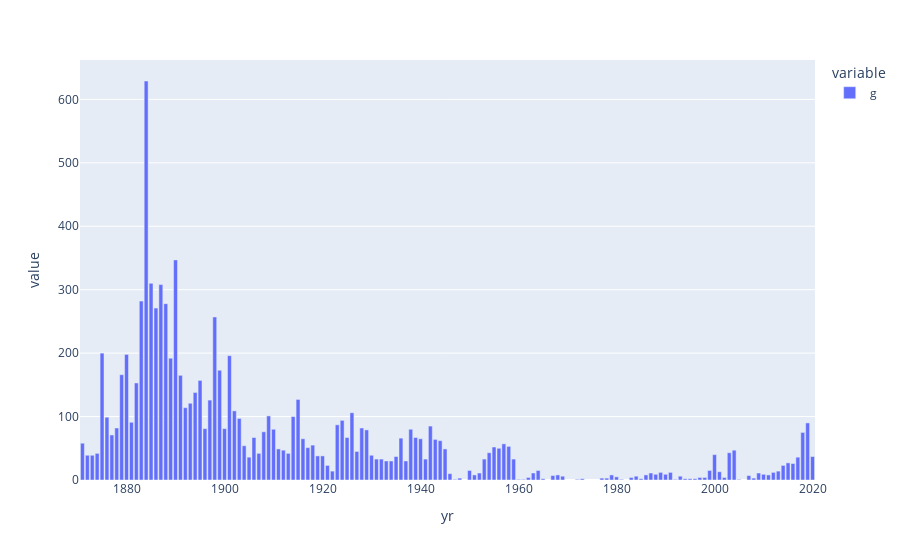

The cell this chart's notebook holds for it:
### Code cell
# What's the distribution over time?
px.bar(totals['g'])

### Figure 1 — Plotly figure (JSON) as saved in the notebook; plotly's stock layout.template omitted (floating-point values rounded to 4 significant figures; data arrays with more than 128 entries replaced by an {"elided": "..."} marker saying what was removed)
{"data": [{"alignmentgroup": "True", "hovertemplate": "variable=g<br>yr=%{x}<br>value=%{y}<extra></extra>", "legendgroup": "g", "marker": {"color": "#636efa"}, "name": "g", "offsetgroup": "g", "orientation": "v", "showlegend": true, "textposition": "auto", "type": "bar", "x": {"elided": "141 int values"}, "xaxis": "x", "y": {"elided": "141 int values"}, "yaxis": "y"}], "layout": {"barmode": "relative", "legend": {"title": {"text": "variable"}, "tracegroupgap": 0}, "margin": {"t": 60}, "xaxis": {"anchor": "y", "domain": [0, 1], "title": {"text": "yr"}}, "yaxis": {"anchor": "x", "domain": [0, 1], "title": {"text": "value"}}}}
